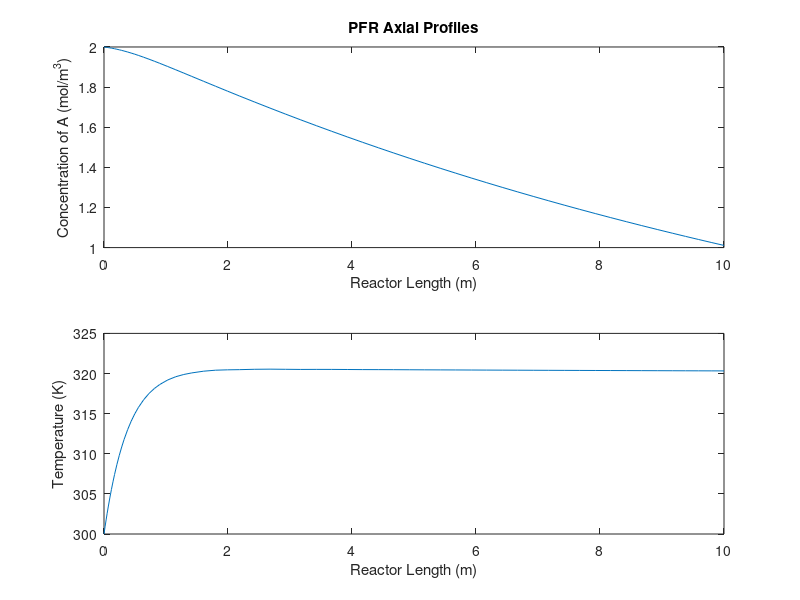

MATLAB code for this plot:
function pfr_simulation()
    % PFR simulation for a simple reaction A -> B with heat effects
    
    % Parameters
    CA0 = 2.0;      % Initial concentration of A (mol/m3)
    T0 = 300;       % Inlet temperature (K)
    L = 10;         % Reactor length (m)
    A_cross = 0.1;  % Cross-sectional area (m2)
    q = 0.01;       % Flow rate (m3/s)
    k0 = 1.0e6;     % Pre-exponential factor (1/s)
    Ea = 50000;     % Activation energy (J/mol)
    R = 8.314;      % Gas constant (J/mol·K)
    deltaH = -50000; % Heat of reaction (J/mol)
    rho = 1000;     % Density (kg/m3)
    Cp = 4.18;      % Heat capacity (J/kg·K)
    U = 100;        % Overall heat transfer coefficient (W/m2·K)
    D = 2*sqrt(A_cross/pi); % Diameter (m)
    Tc = 320;       % Coolant temperature (K)
    
    % Initial conditions
    y0 = [CA0; T0]; % [CA; T] at z=0
    
    % Spatial span (reactor length)
    zspan = [0 L];  % From inlet to outlet
    
    % Solve ODEs
    [z, y] = ode45(@pfr_odes, zspan, y0);
    
    % Extract results
    CA = y(:,1);
    T = y(:,2);
    
    % Calculate conversion along the reactor
    X = (CA0 - CA) / CA0;
    
    % Plot results
    figure;
    subplot(2,1,1);
    plot(z, CA);
    xlabel('Reactor Length (m)');
    ylabel('Concentration of A (mol/m^3)');
    title('PFR Axial Profiles');
    
    subplot(2,1,2);
    plot(z, T);
    xlabel('Reactor Length (m)');
    ylabel('Temperature (K)');
    
    % Display outlet values
    fprintf('Outlet concentration of A: %.4f mol/m^3\n', CA(end));
    fprintf('Outlet temperature: %.2f K\n', T(end));
    fprintf('Outlet conversion: %.2f%%\n', X(end)*100);
    
    % ODE function
    function dydz = pfr_odes(~, y)
        CA = y(1);
        T = y(2);
        
        % Linear velocity
        u = q / A_cross;
        
        % Reaction rate
        k = k0 * exp(-Ea/(R*T));
        rA = k * CA;
        
        % Material balance for A
        dCAdz = -rA / u;
        
        % Energy balance
        dTdz = (-deltaH/rho/Cp)*rA/u - (4*U/D/rho/Cp)*(T - Tc)/u;
        
        dydz = [dCAdz; dTdz];
    end
end